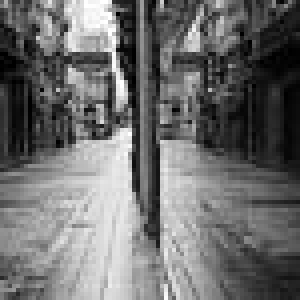
#> input picture Images/images/secret/resized_images/2074.jpg, 75 x 75 px, found by its file name (shown 4 times larger)
$ python extract.py
#> lines starting #> are read from the running program, lines starting #| are printed output that depends on the picture; pictures that were not available may be replaced by others from this repository, and a replacement may not be noted
import librosa
import re
from PIL import Image
import numpy as np
import hashlib

def generate_mapping(input_tuples, key):
#> called with key = 's9On31havc13'
    mapping = {}
    used_values = set()
    for input_tuple in sorted(input_tuples):
        hash_input = (key + str(input_tuple)).encode()
        hash_value = int(hashlib.sha256(hash_input).hexdigest(), 16)
        mapped_value = hash_value % 16
        while mapped_value in used_values:
            mapped_value = (mapped_value + 1) % 16
        used_values.add(mapped_value)
        mapping[input_tuple] = mapped_value
    return mapping

input_tuples = [
        (10, 4, 5), (9, 5, 1), (12, 4, 5), (10, 6, 1), (11, 7, 1), (9, 8, 1), (15, 4, 7), (14, 6, 1),
        (9, 4, 6), (13, 4, 5), (12, 6, 1), (12, 2, 7), (11, 5, 1), (15, 5, 1), (15, 4, 5), (14, 5, 1)
    ]

mapping_b = generate_mapping(input_tuples,key="s9On31havc13")

mapping = {
    '41': '1111', '42': '1110', '43': '1101', '44': '1100', '45': '1011',
    '46': '1010', '47': '1001', '30': '1000', '31': '0111', '32': '0110',
    '33': '0101', '69': '0100', '23': '0011', '2d': '0010'
}

replacements = {
    9: 9, 24: 25, 41: 41, 58: 57, 73: 73, 87: 89, 104: 105, 123: 121, 139: 137,
    156: 153, 165: 169, 185: 185, 196: 201, 220: 217, 233: 233, 247: 249
}

def custom_decode(encoded_str):
    result = []
    segments = encoded_str.split()
    for segment in segments:
        if segment in mapping.values():
            for k, v in mapping.items():
                if v == segment:
                    result.append(k)
                    break
    return ''.join(result)

def extract_msb_from_stego(stego_path):
    stego_img = Image.open(stego_path).convert("L")
    extracted_msb_array = np.zeros((stego_img.height, stego_img.width), dtype=np.uint8)
    for y in range(stego_img.height):
        for x in range(stego_img.width):
            pixel = stego_img.getpixel((x, y))
            extracted_msb_array[y, x] = pixel & 0b00000011
    return extracted_msb_array

def extract_lsb(image_path):
    img = Image.open(image_path).convert("L")
    img_array = np.array(img)
    lsb_array = img_array & 0b00000001
    return lsb_array

def decodeBits(extracted_msb_array):
    for row in extracted_msb_array:
        for i in range(1, len(row), 2):
            row[i] ^= 0b11
    return extracted_msb_array

def ber(original_image, received_image):
    original_array = np.array(original_image, dtype=np.uint8).flatten()
    received_array = np.array(received_image, dtype=np.uint8).flatten()
    original_bits = np.unpackbits(original_array.astype(np.uint8))
    received_bits = np.unpackbits(received_array.astype(np.uint8))
    bit_errors = np.sum(original_bits != received_bits)
    total_bits = original_bits.size
    bit_error_rate = bit_errors / total_bits
    return bit_error_rate

def ncc(original_image, extracted_image):
    original = np.array(original_image.convert("L"), dtype=np.float64)
    extracted = np.array(extracted_image.convert("L"), dtype=np.float64)
    numerator = np.sum((original - original.mean()) * (extracted - extracted.mean()))
    denominator = np.sqrt(np.sum((original - original.mean())**2) * np.sum((extracted - extracted.mean())**2))
    return numerator / denominator if denominator != 0 else 0

def array_conversion(extracted_msb_array):
    height, width = extracted_msb_array.shape
    new_width = width // 2
    extracted_array = np.zeros((height, new_width), dtype=np.uint8)
    for y in range(height):
        combined_row = []
        for x in range(0, width, 2):
            high_bits = extracted_msb_array[y, x] << 2
            low_bits = extracted_msb_array[y, x + 1]
            combined_value = high_bits | low_bits
            combined_row.append(combined_value)
        extracted_array[y, :len(combined_row)] = combined_row
    return extracted_array

def reverse_to_original(extracted_array, mapping_b):
    encoded_array = []
    for row in extracted_array:
        original_row = []
        for identifier in row:
            for key, value in mapping_b.items():
                if identifier == value:
                    original_row.extend(key)
                    break
        encoded_array.append(original_row)
    return np.array(encoded_array)

def crop_image(input_path):
    img = Image.open(input_path)
    new_width = img.width // 2
    new_height = img.height // 2
    left = 0
    top = 0
    right = new_width
    bottom = new_height
    cropped_img = img.crop((left, top, right, bottom))
    return cropped_img

def decode_secret(encoded_array, cover_width, cover_height):
    rows, cols = encoded_array.shape
    decoded_array = []
    for i in range(rows):
        row = []
        for j in range(0, cols - 2, 3):
            if j + 2 < cols:
                group = encoded_array[i, j:j+3]
                binary_group = ' '.join(format(num, '04b') for num in group)
                row.append(binary_group)
        if row:
            decoded_array.append(row)

    hex_array = [
        [custom_decode(element) for element in row if element.strip()]
        for row in decoded_array
    ]

    ascii_array = []
    for row in hex_array:
        ascii_row = []
        for hex_value in row:
            if hex_value:
                try:
                    hex_pairs = [hex_value[i:i+2] for i in range(0, len(hex_value), 2)]
                    hex_pairs = [hex_pair.replace('69', '266f') for hex_pair in hex_pairs]
                    ascii_str = ''.join(chr(int(hex_pair, 16)) for hex_pair in hex_pairs)
                    pattern = r'[A-G](?:[#♯b]?[-]?[0-9]*)'
                    ascii_notes = re.findall(pattern, ascii_str)
                    if ascii_notes:
                        ascii_row.append(ascii_notes)
                except ValueError:
                    continue
        if ascii_row:
            ascii_array.append(ascii_row)

    note_values_array = []
    for row in ascii_array:
        note_row = []
        for notes in row:
            hz_values = []
            for note in notes:
                try:
                    hz_value = librosa.note_to_hz(note)
                    hz_values.append(round(hz_value))
                except librosa.ParameterError:
                    continue
            if hz_values:
                note_row.append(hz_values)
        if note_row:
            note_values_array.append(note_row)

    final_binary_array = []
    for row in note_values_array:
        binary_row = []
        for hz_values in row:
            hz_values = [replacements.get(value, value) for value in hz_values]
            binary_values = ' '.join(format(hz, '08b') for hz in hz_values)
            binary_row.append(binary_values)
        if binary_row:
            final_binary_array.append(binary_row)

    sec_img = Image.new("L", (cover_width, cover_height))
    for y in range(cover_height//2):
        for x in range(int(cover_width//2)):
            if y < len(final_binary_array) and x < len(final_binary_array[y]):
                try:
                    pixel_value = int(final_binary_array[y][x], 2)
                    sec_img.putpixel((x, y), pixel_value)
                except ValueError:
                    sec_img.putpixel((x, y), 0)
    return sec_img

def main(secret_path=None,stego_path=None,final_path=None,verbose=True):
#> called with verbose = True
    i = 665
    j = 2074
    if secret_path == None: secret_path = f'./Images/images/secret/resized_images/{j}.jpg'
    if stego_path == None: stego_path = f'./Images/images/stego/{i}_{j}.png'
    if final_path == None: final_path = f'./Images/images/extracted/cropped/final_{i}_{j}.png'
    output_image_path = f'./Images/images/extracted/extracted_{i}_{j}.png'
    secret_image = Image.open(secret_path)
#> secret_image is the input picture: PIL image 75x75 L; min 0, max 255, mean 109.3
    ex_sec = crop_image(output_image_path)
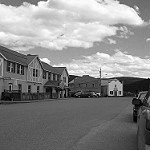
#> input picture Images/images/stego/654_2055.png, 150 x 150 px, given in place of extracted_665_2074.png, which was not available
#> in crop_image, img is the input picture: PIL image 150x150 L; min 0, max 255, mean 135.9
#> in crop_image, `cropped_img = img.crop((left, top, right, bottom))`:
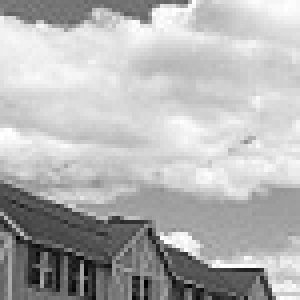
#> cropped_img: PIL image 75x75 L (shown 4 times larger); min 0, max 255, mean 179.7
    ex_sec.save(final_path)
    final_image = Image.open(final_path)
    extracted_msb_array = extract_msb_from_stego(stego_path)
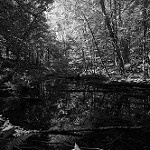
#> input picture Images/images/stego/665_2074.png, 150 x 150 px, found by its file name
#> in extract_msb_from_stego, stego_img is the input picture: PIL image 150x150 L; min 0, max 255, mean 55.9
#> after the loop in extract_msb_from_stego, `for y in range(stego_img.height):`:
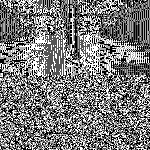
#> extracted_msb_array: shape (150, 150); min 0, max 3, mean 1.44; drawn with min black and max white
    decoded_array = decodeBits(extracted_msb_array)
#> the loop in decodeBits, `for row in extracted_msb_array:` made 150 passes
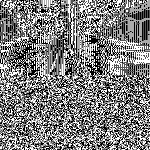
#> decoded_array: shape (150, 150); min 0, max 3, mean 1.5; drawn with min black and max white
    extracted_2d_array = array_conversion(decoded_array)
#> after the loop in array_conversion, `for y in range(height):`:
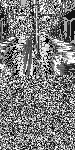
#> extracted_array: shape (150, 75); min 0, max 15, mean 7.31; drawn with min black and max white
    final_array = reverse_to_original(extracted_2d_array,mapping_b)
#> the loop in reverse_to_original, `for row in extracted_array:` made 150 passes
#> after the loop in reverse_to_original, `for row in extracted_array:`: encoded_array = 150 items
#> in reverse_to_original, `return np.array(encoded_array)`:
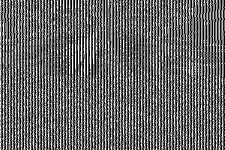
#> returned value: shape (150, 225) int64; min 1, max 15, mean 6.63; drawn with min black and max white
    sec_img = decode_secret(final_array, *Image.open(stego_path).size )
#> in decode_secret, `rows, cols = encoded_array.shape`: rows = 150; cols = 225
#> after the loop in decode_secret, `for i in range(rows):`: decoded_array = 150 items
#> the loop in decode_secret, `for row in hex_array:` made 150 passes
#> the loop in decode_secret, `for row in ascii_array:` made 1 pass
#> after the loop in decode_secret, `for row in ascii_array:`: note_values_array = []
    sec_img.save(output_image_path)
    if verbose == True :
        print("BER: ", ber(secret_image,final_image))
        print("NCC: ", ncc(secret_image, final_image))
    return final_path

if __name__ == "__main__":
    main()
#> (the call stopped at in decode_secret, `hz_value = librosa.note_to_hz(note)`: librosa is not available in this run)
